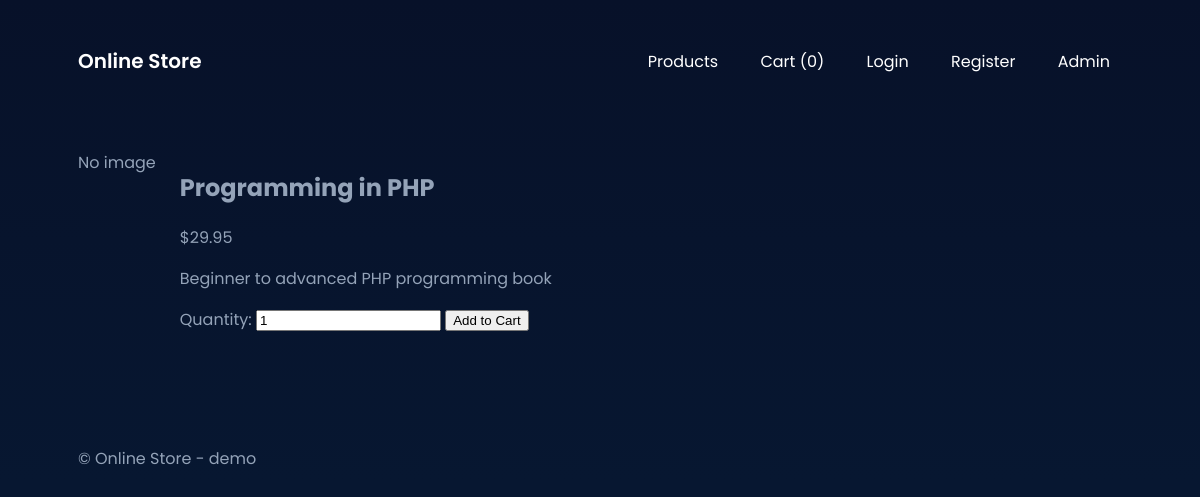
/product.php?id=2, run on the app's committed database.
### tables this page shows
CREATE TABLE `products` (
  `id` INT AUTO_INCREMENT PRIMARY KEY,
  `name` VARCHAR(255) NOT NULL,
  `description` TEXT,
  `price` DECIMAL(10,2) NOT NULL DEFAULT 0,
  `image` VARCHAR(255) DEFAULT NULL,
  `stock` INT DEFAULT 0,
  `category_id` INT DEFAULT NULL,
  FOREIGN KEY (`category_id`) REFERENCES `categories`(`id`) ON DELETE SET NULL
);

### product.php (the view, shortened to what this page needs)
<?php
require_once 'header.php';
$id = isset($_GET['id']) ? (int)$_GET['id'] : 0;
$stmt = $pdo->prepare('SELECT p.*, c.name AS category FROM products p LEFT JOIN categories c ON p.category_id = c.id WHERE p.id = ?');
$stmt->execute([$id]);
$p = $stmt->fetch();
?>
<div class="product-detail">
  <div class="left">
    <?php if ($p['image']): ?><img src="<?php echo htmlspecialchars($p['image']); ?>" alt=""><?php else: ?><div class="placeholder">No image</div><?php endif; ?>
  </div>
  <div class="right">
    <h2><?php echo htmlspecialchars($p['name']); ?></h2>
    <p class="price">$<?php echo number_format($p['price'],2); ?></p>
    <p><?php echo nl2br(htmlspecialchars($p['description'])); ?></p>
    <form method="post" action="cart.php?action=add&id=<?php echo $p['id']; ?>">
      <label>Quantity: <input type="number" name="qty" value="1" min="1"></label>
      <button type="submit">Add to Cart</button>
    </form>
  </div>
</div>
<?php require_once 'footer.php'; ?>

### assets/style.css (style rules this page uses)
:root { --bg:#0f172a; --card:#0b1220; --muted:#94a3b8; --accent:#06b6d4; --accent-600:#0891b2; --surface:#ffffff; }
* { box-sizing:border-box }
body { font-family:'Poppins',system-ui,-apple-system,Segoe UI,Roboto,Arial,sans-serif;margin:0;padding:0;background:linear-gradient(180deg,#071129 0%, #071731 60%), #0b1220;color:var(--muted);min-height:100vh }
.product-detail { display:flex;gap:24px;flex-wrap:wrap }
.product-detail .right { flex:1;color:var(--muted) }

### data on the page
products: name "Programming in PHP", price "29.95", description "Beginner to advanced PHP programming book"

### other printed values
cart_count() "0"
